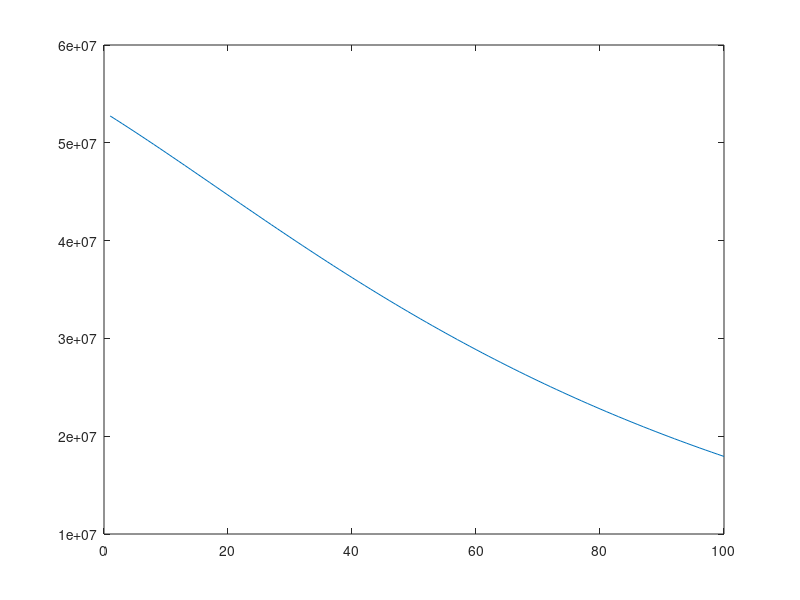

This chart was generated by the following MATLAB code:
% Цель: зная возрастное распределение населения за некоторый год, спрогнозировать
% вероятностное возрастное распределение на следующий год

% По данным за некоторый год подсчитаем количество людей в возрастных
% диапазонах, я указал СВОИ диапазоны 0 - 5, 6 - 17, 18 - 54, 55 - 74.

% Упрощающие предположения:
% 1) Внутри одного возрастного диапазона возрастного диапазона возрастное
% распределение постоянно, то есть в каждой годовой группе содержится
% одинаковое число людей;
% 2) Не рассматривается диапазон лиц старше 74 лет;
% 3) Смерти случаются лишь в возрастном диапазоне 55 - 74 лет с
% интенсивностью d_A % в год и в диапазоне 0 - 5 лет с интенсивностью d_С %
% в год;
% 4) Рождения соответствуют возрастному диапазону родителей в 20 - 59 лет с
% интенсивность b %

% 1. Задайте уровни рождаемости (b %), смертности (d_C % и d_A %) и
% начальное распределение населения N1, N2, N3, N4

% Я решил взять данные по населению Италии на 2019 год.
% А потом можно будет сравнить с предполагаемыми исследованиями на 100 лет
% вперед.
% Уровень рождаемости:
b = 1.24;
% Уровень смертности:
d = 10.566;
% Уровень детской смертности:
d_C = 3.23;
% Уровень взрослой смертности:
d_A = d - d_C;
% Начальное распределение населения:
N1 = 2798349;
N2 = 6744408;
N3 = 28249718;
N4 = 15350381;
pop = [N1 N2 N3 N4];
% 2. Постройте преобразования, описывающие эволюцию этой модели населения.
% Число годовых групп:
n1 = 6;
n2 = 12;
n3 = 36;
n4 = 19;
% Вектор коэффициентов для подсчета смертности:
death_koef = [d_C / 100, 0, 0, d_A / 100];
% Проверяю, сколько умерло за год:
format long g
round(pop .* death_koef);
sum(round(pop .* death_koef));

% Вектор коэффициентов для подсчета выживших:
alive_koef = [1 - d_C / 100, 1, 1, 1 - d_A / 100];
% Проверяю, сколько выжило за год:
round(pop .* alive_koef);
sum(round(pop .* alive_koef));

% Вектор коэффициентов для подсчета покидающих диапазон:
leave_koef = [(1 - d_C / 100) / n1, 1 / n2, 1 / n3, (1 - d_A / 100) / n4];
% Проверяю, сколько покинуло диапазон за год:
round(pop .* leave_koef);
sum(round(pop .* leave_koef));

% Вектор коэффициентов для подсчета прибывающих в диапазон:
arrive_koef = [b / 100, (1 - d_C / 100) / n1, 1 / n2, 1 / n3];
% Проверяю, сколько покинуло диапазон за год:
pop_for_arr = [pop(3), pop(1), pop(2), pop(3)];
round(pop_for_arr .* arrive_koef);
sum(round(pop_for_arr .* arrive_koef));

% Пробую посчитать население по группам за 1 год:
round(pop + pop .* arrive_koef - pop .* leave_koef);
sum(pop);
sum(round(pop + pop .* arrive_koef - pop .* leave_koef));

% Пробую посчитать население по группам в течение 100 лет:
amount_of_population = sum(pop);
for tmp = 1:20
    pop_for_arr = [pop(3), pop(1), pop(2), pop(3)];
    amount_of_population = amount_of_population + sum(round(pop_for_arr .* arrive_koef - pop .* leave_koef));
    pop = round(pop + pop_for_arr .* arrive_koef - pop .* leave_koef);
end
pop
amount_of_population

% График населения:
pop = [N1 N2 N3 N4];
X = 1:100;
Y = 1:100;
amount_of_population = sum(pop);
for tmp = 1:100
    pop_for_arr = [pop(3), pop(1), pop(2), pop(3)];
    amount_of_population = amount_of_population + sum(round(pop_for_arr .* arrive_koef - pop .* leave_koef));
    pop = round(pop + pop_for_arr .* arrive_koef - pop .* leave_koef);
    Y(tmp) = amount_of_population;
end
plot(X, Y)